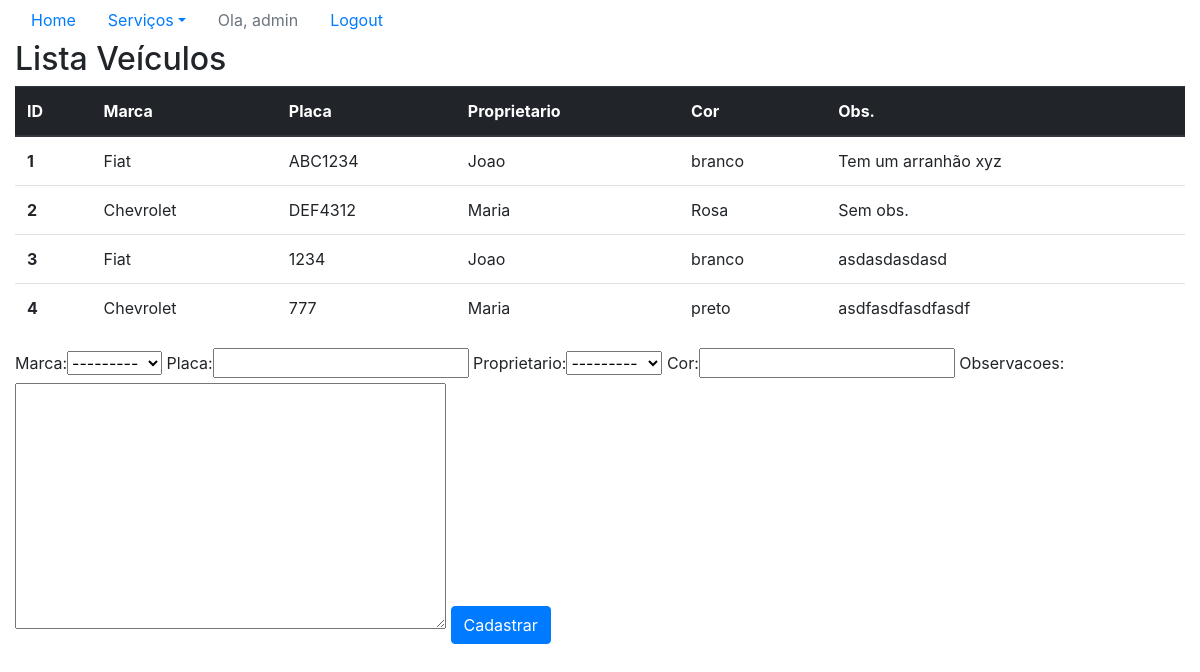
The app's page /sistema/veiculos/ (signed in), older data.
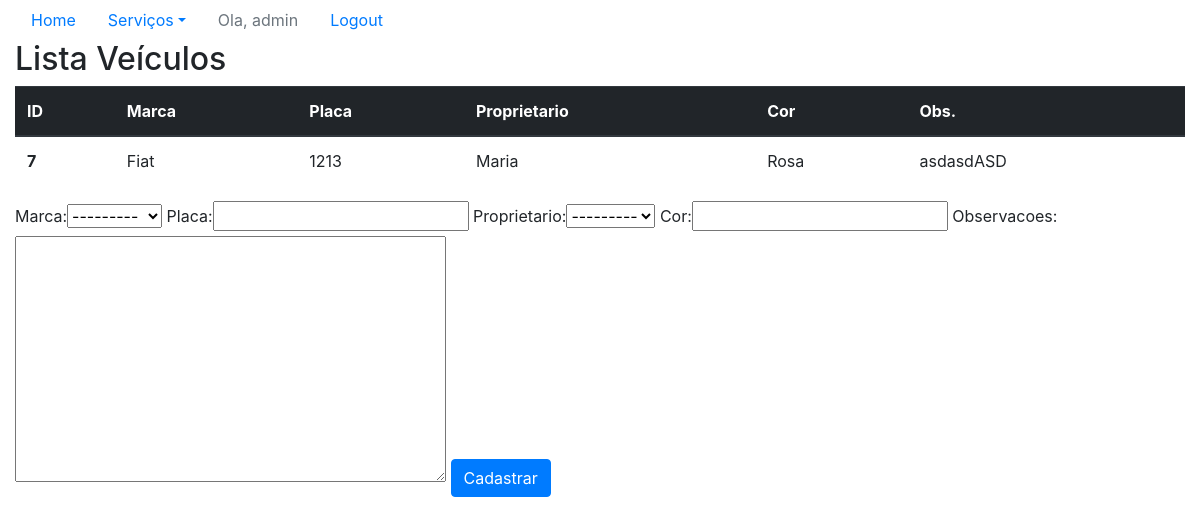
The same page, newer data.
### core/models.py (models this page shows, shortened)
class Veiculo(models.Model):
    marca = models.ForeignKey(Marca, on_delete=models.CASCADE)
    placa = models.CharField(max_length=7)
    proprietario = models.ForeignKey(Pessoa, on_delete=models.CASCADE)
    cor = models.CharField(max_length=15)
    observacoes = models.TextField()

class Marca(models.Model):
    nome = models.CharField(max_length=50)
    def __str__(self):
        return self.nome

class Pessoa(models.Model):
    nome = models.CharField(max_length=100)
    endereco = models.CharField(max_length=200)
    telefone = models.CharField(max_length=20)
    def __str__(self):
        return self.nome

### core/views.py (the view)
# urls.py: path('veiculos/', lista_veiculos,
@login_required
def lista_veiculos(request):
    form = VeiculoForm()
    veiculos = Veiculo.objects.all
    data = {'veiculos': veiculos, 'form': form}
    return render(request, 'core/lista_veiculos.html', data)

### core/form.py
class VeiculoForm(ModelForm):
    class Meta:
        model = Veiculo
        fields = '__all__'

### core/templates/core/lista_veiculos.html (shortened to what this page needs)
<!DOCTYPE html>
{% extends 'base.html' %}
{% load bootstrap %}
{% block menu %}
<ul class="nav nav-pills">
    <li class="nav-item">
        <a class="nav-link" href="{% url 'core_home' %}">Home</a>
    </li>
    <li class="nav-item dropdown">
        <a class="nav-link dropdown-toggle" data-toggle="dropdown" href="#" role="button" aria-haspopup="true" aria-expanded="false">Serviços</a>
    </li>
    {% if user.is_authenticated %}
        <li class="nav-item">
            <a class="nav-link disabled" href="#">Ola, {{ user }}</a>
        </li>
        <li class="nav-item">
            <a class="nav-link" href="{% url 'logout' %}">Logout</a>
        </li>
    {% else %}
        <li class="nav-item">
            <a class="nav-link" href="{% url 'login' %}">Login</a>
        </li>
    {% endif %}
</ul>
{% endblock %}
{% block main %}
    <div class="row">
        <div class="col">
            <h2>Lista Veículos</h2>
            <table class="table">
                <thead class="thead-dark">
                  <tr>
                    <th scope="col">ID</th>
                    <th scope="col">Marca</th>
                    <th scope="col">Placa</th>
                    <th scope="col">Proprietario</th>
                    <th scope="col">Cor</th>
                    <th scope="col">Obs.</th>
                  </tr>
                </thead>
                <tbody>
                    {% for veiculo in veiculos %}
                    <tr>
                    <th scope="row">{{ veiculo.id }}</th>
                    <td>{{ veiculo.marca }}</td>
                    <td>{{ veiculo.placa }}</td>
                    <td>{{ veiculo.proprietario }}</td>
                    <td>{{ veiculo.cor }}</td>
                    <td>{{ veiculo.observacoes }}</td>
                    </tr>
                    {% endfor %}
                </tbody>
            </table>
            <form action="{% url 'core_veiculo_novo'%}" method="POST" >
                {{ form|bootstrap }}
            <button type="submit" class="btn btn-primary">Cadastrar</button>
            </form>
        </div>
    </div>
{% endblock %}

Row changes from the older to the newer data that the page shows:
removed Veiculo: id "1", marca "Fiat", placa "ABC1234", proprietario "Joao", cor "branco", observacoes "Tem um arranhão xyz"
removed Veiculo: id "2", marca "Chevrolet", placa "DEF4312", proprietario "Maria", cor "Rosa", observacoes "Sem obs."
removed Veiculo: id "3", marca "Fiat", placa "1234", proprietario "Joao", cor "branco", observacoes "asdasdasdasd"
removed Veiculo: id "4", marca "Chevrolet", placa "777", proprietario "Maria", cor "preto", observacoes "asdfasdfasdfasdf"
added Veiculo: id "7", marca "Fiat", placa "1213", proprietario "Maria", cor "Rosa", observacoes "asdasdASD"
